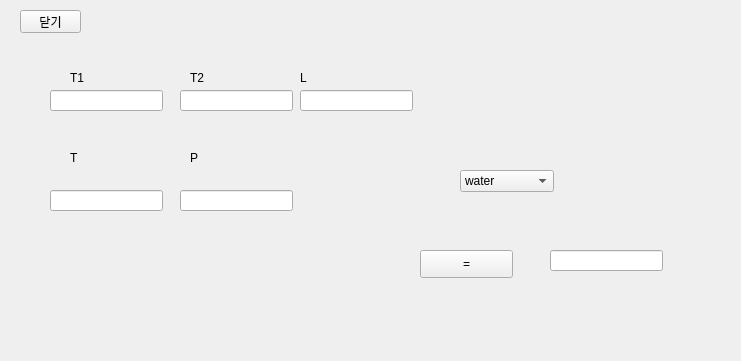
<?xml version="1.0" encoding="UTF-8"?>
<ui version="4.0">
 <class>Form</class>
 <widget class="QWidget" name="Form">
  <property name="geometry">
   <rect>
    <x>0</x>
    <y>0</y>
    <width>741</width>
    <height>361</height>
   </rect>
  </property>
  <property name="windowTitle">
   <string>Form</string>
  </property>
  <widget class="QPushButton" name="check">
   <property name="geometry">
    <rect>
     <x>420</x>
     <y>250</y>
     <width>93</width>
     <height>28</height>
    </rect>
   </property>
   <property name="text">
    <string>=</string>
   </property>
  </widget>
  <widget class="QLabel" name="label">
   <property name="geometry">
    <rect>
     <x>70</x>
     <y>70</y>
     <width>64</width>
     <height>15</height>
    </rect>
   </property>
   <property name="text">
    <string>T1</string>
   </property>
  </widget>
  <widget class="QLabel" name="label_2">
   <property name="geometry">
    <rect>
     <x>70</x>
     <y>150</y>
     <width>64</width>
     <height>15</height>
    </rect>
   </property>
   <property name="text">
    <string>T</string>
   </property>
  </widget>
  <widget class="QLabel" name="label_3">
   <property name="geometry">
    <rect>
     <x>190</x>
     <y>70</y>
     <width>64</width>
     <height>15</height>
    </rect>
   </property>
   <property name="text">
    <string>T2</string>
   </property>
  </widget>
  <widget class="QLabel" name="label_4">
   <property name="geometry">
    <rect>
     <x>190</x>
     <y>150</y>
     <width>64</width>
     <height>15</height>
    </rect>
   </property>
   <property name="text">
    <string>P</string>
   </property>
  </widget>
  <widget class="QLabel" name="label_5">
   <property name="geometry">
    <rect>
     <x>300</x>
     <y>70</y>
     <width>64</width>
     <height>15</height>
    </rect>
   </property>
   <property name="text">
    <string>L</string>
   </property>
  </widget>
  <widget class="QLineEdit" name="L">
   <property name="geometry">
    <rect>
     <x>300</x>
     <y>90</y>
     <width>113</width>
     <height>21</height>
    </rect>
   </property>
  </widget>
  <widget class="QLineEdit" name="T2">
   <property name="geometry">
    <rect>
     <x>180</x>
     <y>90</y>
     <width>113</width>
     <height>21</height>
    </rect>
   </property>
  </widget>
  <widget class="QLineEdit" name="T1">
   <property name="geometry">
    <rect>
     <x>50</x>
     <y>90</y>
     <width>113</width>
     <height>21</height>
    </rect>
   </property>
  </widget>
  <widget class="QLineEdit" name="T">
   <property name="geometry">
    <rect>
     <x>50</x>
     <y>190</y>
     <width>113</width>
     <height>21</height>
    </rect>
   </property>
  </widget>
  <widget class="QLineEdit" name="P">
   <property name="geometry">
    <rect>
     <x>180</x>
     <y>190</y>
     <width>113</width>
     <height>21</height>
    </rect>
   </property>
  </widget>
  <widget class="QLineEdit" name="Result">
   <property name="geometry">
    <rect>
     <x>550</x>
     <y>250</y>
     <width>113</width>
     <height>21</height>
    </rect>
   </property>
  </widget>
  <widget class="QComboBox" name="fluid_2">
   <property name="geometry">
    <rect>
     <x>460</x>
     <y>170</y>
     <width>94</width>
     <height>22</height>
    </rect>
   </property>
   <item>
    <property name="text">
     <string>water</string>
    </property>
   </item>
   <item>
    <property name="text">
     <string>air</string>
    </property>
   </item>
  </widget>
  <widget class="QPushButton" name="pushButton">
   <property name="geometry">
    <rect>
     <x>20</x>
     <y>10</y>
     <width>61</width>
     <height>23</height>
    </rect>
   </property>
   <property name="text">
    <string>닫기</string>
   </property>
  </widget>
 </widget>
 <resources/>
 <connections/>
</ui>
